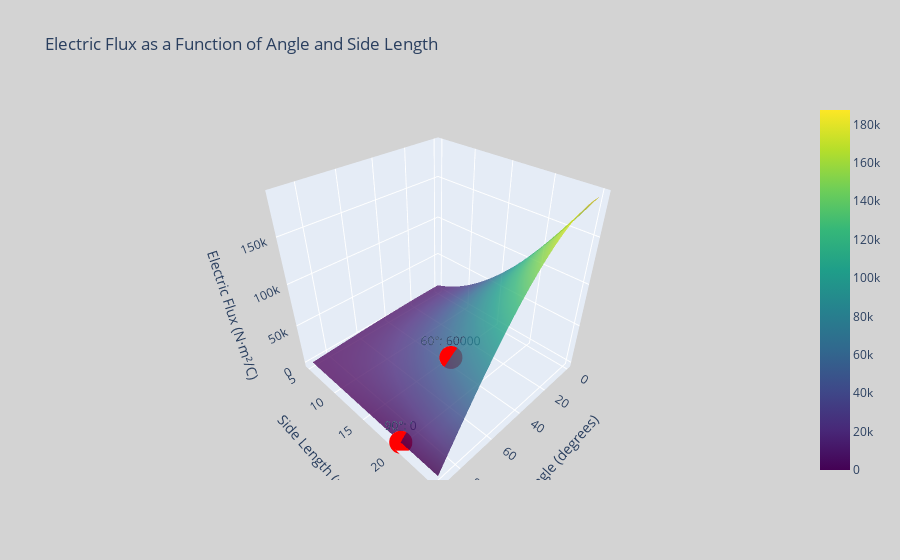

Notebook code cell kept with this figure:
### Code cell
import numpy as np
import plotly.graph_objects as go

# data
E = 300        
a = 20.0      
A = a ** 2     

# Create angle range for visualization
angle_range = np.linspace(0, 90, 50)

# Create side length range for visualization
side_length_range = np.linspace(5, 25, 50)
angles, side_lengths = np.meshgrid(angle_range, side_length_range)
areas = side_lengths ** 2

# Calculate flux values for all combinations
flux_values = E * areas * np.cos(np.radians(angles))


mask_90 = np.isclose(angles, 90)
flux_values[mask_90] = 0

# Calculate specific flux 90 and 60
# flux_90 = E * A * np.cos(np.radians(90)) # output 7.34788079488412e-12
flux_90 = 0  # set to 0 for as numpy calculates 0.00000000000734788079488412
flux_60 = E * A * np.cos(np.radians(60))  

# create surface
fig = go.Figure()

# add surface
fig.add_trace(go.Surface(
    x=angles, 
    y=side_lengths, 
    z=flux_values,
    colorscale='Viridis',
    opacity=0.8
))

# adds flux_90 and flux_60 as markers
fig.add_trace(go.Scatter3d(
    x=[60, 90],
    y=[20, 20],
    z=[flux_60, flux_90],
    mode='markers+text',
    marker=dict(size=8, color='red'),
    text=["60°: 60000", "90°: 0"],
    textposition="top center"
))

# update layout
fig.update_layout(
    plot_bgcolor='#D3D3D3',  # html_color format for Light-gray
    paper_bgcolor='#D3D3D3',
    title="Electric Flux as a Function of Angle and Side Length",
    scene=dict(
        xaxis_title="Angle (degrees)",
        yaxis_title="Side Length (m)",
        zaxis_title="Electric Flux (N·m²/C)"
    )
)

fig.show()

### Figure 1 — Plotly figure (JSON) as saved in the notebook; plotly's stock layout.template omitted (floating-point values rounded to 4 significant figures; data arrays with more than 128 entries replaced by an {"elided": "..."} marker saying what was removed)
{"data": [{"colorscale": [[0, "#440154"], [0.1111, "#482878"], [0.2222, "#3e4989"], [0.3333, "#31688e"], [0.4444, "#26828e"], [0.5556, "#1f9e89"], [0.6667, "#35b779"], [0.7778, "#6ece58"], [0.8889, "#b5de2b"], [1, "#fde725"]], "opacity": 0.8, "type": "surface", "x": {"elided": "50x50 float values"}, "y": {"elided": "50x50 float values"}, "z": {"elided": "50x50 float values"}}, {"marker": {"color": "red", "size": 8}, "mode": "markers+text", "text": ["60°: 60000", "90°: 0"], "textposition": "top center", "type": "scatter3d", "x": [60, 90], "y": [20, 20], "z": [60000.0, 0]}], "layout": {"paper_bgcolor": "#D3D3D3", "plot_bgcolor": "#D3D3D3", "scene": {"xaxis": {"title": {"text": "Angle (degrees)"}}, "yaxis": {"title": {"text": "Side Length (m)"}}, "zaxis": {"title": {"text": "Electric Flux (N·m²/C)"}}}, "title": {"text": "Electric Flux as a Function of Angle and Side Length"}}}
